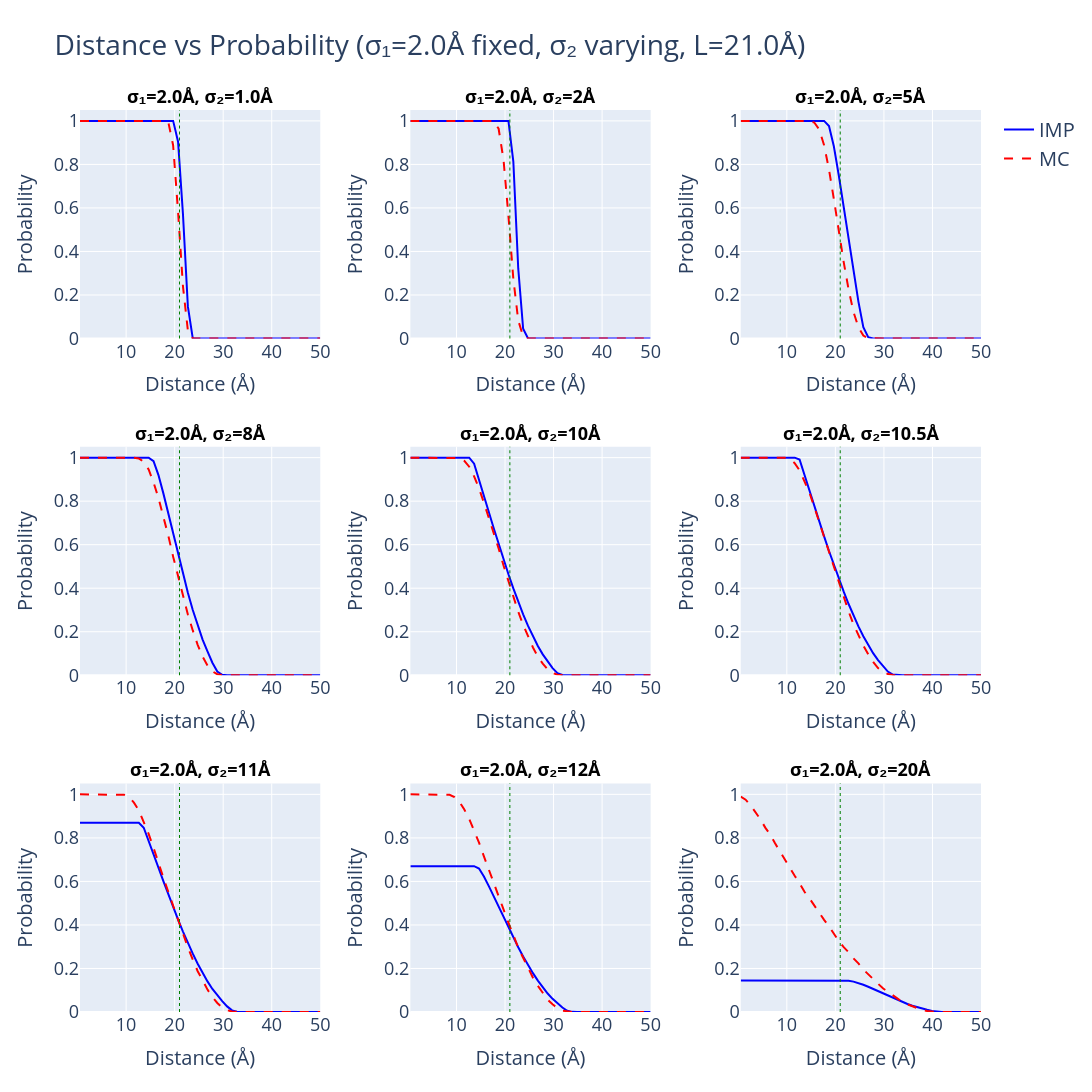

Notebook code for this chart:
### Code cell
# =============================================================================
# CELL 2: Fixed σ₁=2.0, varying σ₂ (coarse-graining), distance sweep
# =============================================================================

np.random.seed(42)

# Control variables
SAVE_PLOTS = False
L = 21.0
N_MC = 50000
SIGMA1 = 2.0

print("\n" + "="*70)
print(f"CELL 2: Distance vs Probability (σ₁={SIGMA1}Å fixed, σ₂ varying)")
print("="*70)

sigma2_values = [1.0, 2, 5, 8, 10, 10.5, 11, 12, 20]
distances = np.linspace(0.5, 50, 50)
p1 = np.array([0.0, 0.0, 0.0])

fig = make_subplots(
    rows=3, cols=3,
    subplot_titles=[f'σ₁={SIGMA1}Å, σ₂={s2}Å' for s2 in sigma2_values],
    vertical_spacing=0.12,  # Increased spacing
    horizontal_spacing=0.10
)

for idx, sigma2 in enumerate(sigma2_values):
    row = idx // 3 + 1
    col = idx % 3 + 1
    
    #print(f"Computing σ₂={sigma2}Å...")
    
    prob_imp = []
    prob_mc = []
    
    for d in distances:
        p2 = np.array([d, 0.0, 0.0])
        prob_imp.append(compute_imp_probability(d, SIGMA1, sigma2, L))
        prob_mc.append(compute_mc_probability(p1, p2, SIGMA1, sigma2, L, N=N_MC))
    
    fig.add_trace(
        go.Scatter(x=distances, y=prob_imp, mode='lines',
                  name='IMP', line=dict(color='blue', width=2),
                  showlegend=(idx==0)),
        row=row, col=col
    )
    
    fig.add_trace(
        go.Scatter(x=distances, y=prob_mc, mode='lines',
                  name='MC', line=dict(color='red', width=2, dash='dash'),
                  showlegend=(idx==0)),
        row=row, col=col
    )
    
    fig.add_vline(x=L, line=dict(color='green', dash='dot', width=1),
                 row=row, col=col)

for i in range(1, 4):
    for j in range(1, 4):
        fig.update_xaxes(
            title_text="Distance (Å)",
            row=i,
            col=j,
            title_font=dict(size=20),
            tickfont=dict(size=18)
        )
        fig.update_yaxes(
            title_text="Probability",
            row=i,
            col=j,
            title_font=dict(size=20),
            tickfont=dict(size=18),
            range=[0, 1.05]
        )

fig.update_layout(
    height=1100,
    width=1500,
    title_text=f"Distance vs Probability (σ₁={SIGMA1}Å fixed, σ₂ varying, L={L}Å)",
    title_font=dict(size=28),
    showlegend=True,
    legend=dict(font=dict(size=20)),
    font=dict(size=18),
    margin=dict(l=80, r=60, t=110, b=80)
)

for ann in fig.layout.annotations:
    ann.font = dict(size=18, color="black")
    ann.text = f"<b>{ann.text}</b>"

fig.show()

if SAVE_PLOTS:
    os.makedirs("output_figures", exist_ok=True)
    fig.write_html("output_figures/cell2_asymmetric_coarsegraining.html")
    print("Saved: output_figures/cell2_asymmetric_coarsegraining.html")

print("="*70)
print("CELL 2 COMPLETE")
print("="*70)

### Figure 1 — Plotly figure (JSON) as saved in the notebook; plotly's stock layout.template omitted (floating-point values rounded to 4 significant figures)
{"data": [{"line": {"color": "blue", "width": 2}, "mode": "lines", "name": "IMP", "showlegend": true, "type": "scatter", "x": [0.5, 1.51, 2.52, 3.531, 4.541, 5.551, 6.561, 7.571, 8.582, 9.592, 10.6, 11.61, 12.62, 13.63, 14.64, 15.65, 16.66, 17.67, 18.68, 19.69, 20.7, 21.71, 22.72, 23.73, 24.74, 25.76, 26.77, 27.78, 28.79, 29.8, 30.81, 31.82, 32.83, 33.84, 34.85, 35.86, 36.87, 37.88, 38.89, 39.9, 40.91, 41.92, 42.93, 43.94, 44.95, 45.96, 46.97, 47.98, 48.99, 50.0], "xaxis": "x", "y": [1, 1, 1, 1, 1, 1, 1, 1, 1, 1, 1, 1, 1, 1, 1, 1, 1, 1, 1, 1, 0.9042, 0.5712, 0.1474, 0.0004786, 0, 0, 0, 0, 0, 0, 0, 0, 0, 0, 0, 0, 0, 0, 0, 0, 0, 0, 0, 0, 0, 0, 0, 0, 0, 0], "yaxis": "y"}, {"line": {"color": "red", "dash": "dash", "width": 2}, "mode": "lines", "name": "MC", "showlegend": true, "type": "scatter", "x": [0.5, 1.51, 2.52, 3.531, 4.541, 5.551, 6.561, 7.571, 8.582, 9.592, 10.6, 11.61, 12.62, 13.63, 14.64, 15.65, 16.66, 17.67, 18.68, 19.69, 20.7, 21.71, 22.72, 23.73, 24.74, 25.76, 26.77, 27.78, 28.79, 29.8, 30.81, 31.82, 32.83, 33.84, 34.85, 35.86, 36.87, 37.88, 38.89, 39.9, 40.91, 41.92, 42.93, 43.94, 44.95, 45.96, 46.97, 47.98, 48.99, 50.0], "xaxis": "x", "y": [1, 1, 1, 1, 1, 1, 1, 1, 1, 1, 1, 1, 1, 1, 1, 1, 1, 1, 0.9953, 0.8871, 0.5827, 0.2396, 0.03682, 8e-05, 0, 0, 0, 0, 0, 0, 0, 0, 0, 0, 0, 0, 0, 0, 0, 0, 0, 0, 0, 0, 0, 0, 0, 0, 0, 0], "yaxis": "y"}, {"line": {"color": "blue", "width": 2}, "mode": "lines", "name": "IMP", "showlegend": false, "type": "scatter", "x": [0.5, 1.51, 2.52, 3.531, 4.541, 5.551, 6.561, 7.571, 8.582, 9.592, 10.6, 11.61, 12.62, 13.63, 14.64, 15.65, 16.66, 17.67, 18.68, 19.69, 20.7, 21.71, 22.72, 23.73, 24.74, 25.76, 26.77, 27.78, 28.79, 29.8, 30.81, 31.82, 32.83, 33.84, 34.85, 35.86, 36.87, 37.88, 38.89, 39.9, 40.91, 41.92, 42.93, 43.94, 44.95, 45.96, 46.97, 47.98, 48.99, 50.0], "xaxis": "x2", "y": [1, 1, 1, 1, 1, 1, 1, 1, 1, 1, 1, 1, 1, 1, 1, 1, 1, 1, 1, 1, 1, 0.8131, 0.3219, 0.0449, 9.873e-05, 0, 0, 0, 0, 0, 0, 0, 0, 0, 0, 0, 0, 0, 0, 0, 0, 0, 0, 0, 0, 0, 0, 0, 0, 0], "yaxis": "y2"}, {"line": {"color": "red", "dash": "dash", "width": 2}, "mode": "lines", "name": "MC", "showlegend": false, "type": "scatter", "x": [0.5, 1.51, 2.52, 3.531, 4.541, 5.551, 6.561, 7.571, 8.582, 9.592, 10.6, 11.61, 12.62, 13.63, 14.64, 15.65, 16.66, 17.67, 18.68, 19.69, 20.7, 21.71, 22.72, 23.73, 24.74, 25.76, 26.77, 27.78, 28.79, 29.8, 30.81, 31.82, 32.83, 33.84, 34.85, 35.86, 36.87, 37.88, 38.89, 39.9, 40.91, 41.92, 42.93, 43.94, 44.95, 45.96, 46.97, 47.98, 48.99, 50.0], "xaxis": "x2", "y": [1, 1, 1, 1, 1, 1, 1, 1, 1, 1, 1, 1, 1, 1, 1, 1, 1, 0.9988, 0.964, 0.8211, 0.5636, 0.2738, 0.08332, 0.00974, 0, 0, 0, 0, 0, 0, 0, 0, 0, 0, 0, 0, 0, 0, 0, 0, 0, 0, 0, 0, 0, 0, 0, 0, 0, 0], "yaxis": "y2"}, {"line": {"color": "blue", "width": 2}, "mode": "lines", "name": "IMP", "showlegend": false, "type": "scatter", "x": [0.5, 1.51, 2.52, 3.531, 4.541, 5.551, 6.561, 7.571, 8.582, 9.592, 10.6, 11.61, 12.62, 13.63, 14.64, 15.65, 16.66, 17.67, 18.68, 19.69, 20.7, 21.71, 22.72, 23.73, 24.74, 25.76, 26.77, 27.78, 28.79, 29.8, 30.81, 31.82, 32.83, 33.84, 34.85, 35.86, 36.87, 37.88, 38.89, 39.9, 40.91, 41.92, 42.93, 43.94, 44.95, 45.96, 46.97, 47.98, 48.99, 50.0], "xaxis": "x3", "y": [1, 1, 1, 1, 1, 1, 1, 1, 1, 1, 1, 1, 1, 1, 1, 1, 1, 1, 0.9768, 0.8824, 0.749, 0.5999, 0.4501, 0.3107, 0.1697, 0.0524, 0.006013, 7.85e-06, 0, 0, 0, 0, 0, 0, 0, 0, 0, 0, 0, 0, 0, 0, 0, 0, 0, 0, 0, 0, 0, 0], "yaxis": "y3"}, {"line": {"color": "red", "dash": "dash", "width": 2}, "mode": "lines", "name": "MC", "showlegend": false, "type": "scatter", "x": [0.5, 1.51, 2.52, 3.531, 4.541, 5.551, 6.561, 7.571, 8.582, 9.592, 10.6, 11.61, 12.62, 13.63, 14.64, 15.65, 16.66, 17.67, 18.68, 19.69, 20.7, 21.71, 22.72, 23.73, 24.74, 25.76, 26.77, 27.78, 28.79, 29.8, 30.81, 31.82, 32.83, 33.84, 34.85, 35.86, 36.87, 37.88, 38.89, 39.9, 40.91, 41.92, 42.93, 43.94, 44.95, 45.96, 46.97, 47.98, 48.99, 50.0], "xaxis": "x3", "y": [1, 1, 1, 1, 1, 1, 1, 1, 1, 1, 1, 1, 1, 1, 0.9998, 0.9924, 0.9606, 0.8883, 0.7763, 0.6396, 0.4935, 0.351, 0.2251, 0.1218, 0.05154, 0.01332, 0.0013, 0, 0, 0, 0, 0, 0, 0, 0, 0, 0, 0, 0, 0, 0, 0, 0, 0, 0, 0, 0, 0, 0, 0], "yaxis": "y3"}, {"line": {"color": "blue", "width": 2}, "mode": "lines", "name": "IMP", "showlegend": false, "type": "scatter", "x": [0.5, 1.51, 2.52, 3.531, 4.541, 5.551, 6.561, 7.571, 8.582, 9.592, 10.6, 11.61, 12.62, 13.63, 14.64, 15.65, 16.66, 17.67, 18.68, 19.69, 20.7, 21.71, 22.72, 23.73, 24.74, 25.76, 26.77, 27.78, 28.79, 29.8, 30.81, 31.82, 32.83, 33.84, 34.85, 35.86, 36.87, 37.88, 38.89, 39.9, 40.91, 41.92, 42.93, 43.94, 44.95, 45.96, 46.97, 47.98, 48.99, 50.0], "xaxis": "x4", "y": [1, 1, 1, 1, 1, 1, 1, 1, 1, 1, 1, 1, 1, 1, 1, 0.9835, 0.9198, 0.8357, 0.7435, 0.6489, 0.5554, 0.465, 0.3795, 0.3, 0.2279, 0.164, 0.1093, 0.0574, 0.01699, 0.001825, 1.44e-06, 0, 0, 0, 0, 0, 0, 0, 0, 0, 0, 0, 0, 0, 0, 0, 0, 0, 0, 0], "yaxis": "y4"}, {"line": {"color": "red", "dash": "dash", "width": 2}, "mode": "lines", "name": "MC", "showlegend": false, "type": "scatter", "x": [0.5, 1.51, 2.52, 3.531, 4.541, 5.551, 6.561, 7.571, 8.582, 9.592, 10.6, 11.61, 12.62, 13.63, 14.64, 15.65, 16.66, 17.67, 18.68, 19.69, 20.7, 21.71, 22.72, 23.73, 24.74, 25.76, 26.77, 27.78, 28.79, 29.8, 30.81, 31.82, 32.83, 33.84, 34.85, 35.86, 36.87, 37.88, 38.89, 39.9, 40.91, 41.92, 42.93, 43.94, 44.95, 45.96, 46.97, 47.98, 48.99, 50.0], "xaxis": "x4", "y": [1, 1, 1, 1, 1, 1, 1, 1, 1, 1, 1, 0.9999, 0.9965, 0.9804, 0.9455, 0.8856, 0.815, 0.7318, 0.6418, 0.5447, 0.4545, 0.3652, 0.279, 0.2059, 0.1399, 0.0856, 0.04504, 0.01794, 0.00474, 0.0005, 0, 0, 0, 0, 0, 0, 0, 0, 0, 0, 0, 0, 0, 0, 0, 0, 0, 0, 0, 0], "yaxis": "y4"}, {"line": {"color": "blue", "width": 2}, "mode": "lines", "name": "IMP", "showlegend": false, "type": "scatter", "x": [0.5, 1.51, 2.52, 3.531, 4.541, 5.551, 6.561, 7.571, 8.582, 9.592, 10.6, 11.61, 12.62, 13.63, 14.64, 15.65, 16.66, 17.67, 18.68, 19.69, 20.7, 21.71, 22.72, 23.73, 24.74, 25.76, 26.77, 27.78, 28.79, 29.8, 30.81, 31.82, 32.83, 33.84, 34.85, 35.86, 36.87, 37.88, 38.89, 39.9, 40.91, 41.92, 42.93, 43.94, 44.95, 45.96, 46.97, 47.98, 48.99, 50.0], "xaxis": "x5", "y": [1, 1, 1, 1, 1, 1, 1, 1, 1, 1, 1, 1, 1, 0.9722, 0.9013, 0.8259, 0.7503, 0.6758, 0.6029, 0.5322, 0.4641, 0.3991, 0.3376, 0.2799, 0.2265, 0.1778, 0.1341, 0.09592, 0.06354, 0.03291, 0.00957, 0.0009916, 5.35e-07, 0, 0, 0, 0, 0, 0, 0, 0, 0, 0, 0, 0, 0, 0, 0, 0, 0], "yaxis": "y5"}, {"line": {"color": "red", "dash": "dash", "width": 2}, "mode": "lines", "name": "MC", "showlegend": false, "type": "scatter", "x": [0.5, 1.51, 2.52, 3.531, 4.541, 5.551, 6.561, 7.571, 8.582, 9.592, 10.6, 11.61, 12.62, 13.63, 14.64, 15.65, 16.66, 17.67, 18.68, 19.69, 20.7, 21.71, 22.72, 23.73, 24.74, 25.76, 26.77, 27.78, 28.79, 29.8, 30.81, 31.82, 32.83, 33.84, 34.85, 35.86, 36.87, 37.88, 38.89, 39.9, 40.91, 41.92, 42.93, 43.94, 44.95, 45.96, 46.97, 47.98, 48.99, 50.0], "xaxis": "x5", "y": [1, 1, 1, 1, 1, 1, 1, 1, 1, 0.9999, 0.9975, 0.9852, 0.9583, 0.9137, 0.8586, 0.7928, 0.726, 0.6544, 0.5825, 0.5042, 0.431, 0.36, 0.2917, 0.2314, 0.1793, 0.1275, 0.08542, 0.05334, 0.02758, 0.01054, 0.00238, 0.00012, 0, 0, 0, 0, 0, 0, 0, 0, 0, 0, 0, 0, 0, 0, 0, 0, 0, 0], "yaxis": "y5"}, {"line": {"color": "blue", "width": 2}, "mode": "lines", "name": "IMP", "showlegend": false, "type": "scatter", "x": [0.5, 1.51, 2.52, 3.531, 4.541, 5.551, 6.561, 7.571, 8.582, 9.592, 10.6, 11.61, 12.62, 13.63, 14.64, 15.65, 16.66, 17.67, 18.68, 19.69, 20.7, 21.71, 22.72, 23.73, 24.74, 25.76, 26.77, 27.78, 28.79, 29.8, 30.81, 31.82, 32.83, 33.84, 34.85, 35.86, 36.87, 37.88, 38.89, 39.9, 40.91, 41.92, 42.93, 43.94, 44.95, 45.96, 46.97, 47.98, 48.99, 50.0], "xaxis": "x6", "y": [1, 1, 1, 1, 1, 1, 1, 1, 1, 1, 1, 1, 0.9913, 0.9192, 0.8475, 0.7765, 0.7065, 0.6379, 0.5711, 0.5063, 0.4438, 0.3841, 0.3274, 0.2741, 0.2245, 0.1789, 0.1378, 0.1013, 0.06994, 0.0431, 0.01702, 0.003279, 0.0001, 0, 0, 0, 0, 0, 0, 0, 0, 0, 0, 0, 0, 0, 0, 0, 0, 0], "yaxis": "y6"}, {"line": {"color": "red", "dash": "dash", "width": 2}, "mode": "lines", "name": "MC", "showlegend": false, "type": "scatter", "x": [0.5, 1.51, 2.52, 3.531, 4.541, 5.551, 6.561, 7.571, 8.582, 9.592, 10.6, 11.61, 12.62, 13.63, 14.64, 15.65, 16.66, 17.67, 18.68, 19.69, 20.7, 21.71, 22.72, 23.73, 24.74, 25.76, 26.77, 27.78, 28.79, 29.8, 30.81, 31.82, 32.83, 33.84, 34.85, 35.86, 36.87, 37.88, 38.89, 39.9, 40.91, 41.92, 42.93, 43.94, 44.95, 45.96, 46.97, 47.98, 48.99, 50.0], "xaxis": "x6", "y": [1, 1, 1, 1, 1, 1, 1, 1, 1, 0.9995, 0.9938, 0.9747, 0.9416, 0.8944, 0.8401, 0.7736, 0.7043, 0.635, 0.563, 0.4953, 0.4271, 0.3626, 0.2932, 0.2333, 0.1838, 0.1369, 0.09624, 0.06138, 0.03308, 0.01638, 0.00536, 0.00088, 2e-05, 0, 0, 0, 0, 0, 0, 0, 0, 0, 0, 0, 0, 0, 0, 0, 0, 0], "yaxis": "y6"}, {"line": {"color": "blue", "width": 2}, "mode": "lines", "name": "IMP", "showlegend": false, "type": "scatter", "x": [0.5, 1.51, 2.52, 3.531, 4.541, 5.551, 6.561, 7.571, 8.582, 9.592, 10.6, 11.61, 12.62, 13.63, 14.64, 15.65, 16.66, 17.67, 18.68, 19.69, 20.7, 21.71, 22.72, 23.73, 24.74, 25.76, 26.77, 27.78, 28.79, 29.8, 30.81, 31.82, 32.83, 33.84, 34.85, 35.86, 36.87, 37.88, 38.89, 39.9, 40.91, 41.92, 42.93, 43.94, 44.95, 45.96, 46.97, 47.98, 48.99, 50.0], "xaxis": "x7", "y": [0.8697, 0.8697, 0.8697, 0.8697, 0.8697, 0.8697, 0.8697, 0.8697, 0.8697, 0.8697, 0.8697, 0.8697, 0.8697, 0.8468, 0.7881, 0.7257, 0.6631, 0.6012, 0.5405, 0.4814, 0.4243, 0.3695, 0.3173, 0.268, 0.222, 0.1794, 0.1406, 0.1059, 0.07563, 0.05001, 0.02576, 0.007432, 0.0007568, 3.313e-07, 0, 0, 0, 0, 0, 0, 0, 0, 0, 0, 0, 0, 0, 0, 0, 0], "yaxis": "y7"}, {"line": {"color": "red", "dash": "dash", "width": 2}, "mode": "lines", "name": "MC", "showlegend": false, "type": "scatter", "x": [0.5, 1.51, 2.52, 3.531, 4.541, 5.551, 6.561, 7.571, 8.582, 9.592, 10.6, 11.61, 12.62, 13.63, 14.64, 15.65, 16.66, 17.67, 18.68, 19.69, 20.7, 21.71, 22.72, 23.73, 24.74, 25.76, 26.77, 27.78, 28.79, 29.8, 30.81, 31.82, 32.83, 33.84, 34.85, 35.86, 36.87, 37.88, 38.89, 39.9, 40.91, 41.92, 42.93, 43.94, 44.95, 45.96, 46.97, 47.98, 48.99, 50.0], "xaxis": "x7", "y": [1, 1, 1, 1, 1, 1, 1, 1, 1.0, 0.9978, 0.9882, 0.9619, 0.9268, 0.8741, 0.8183, 0.7541, 0.6912, 0.6181, 0.5526, 0.4877, 0.4229, 0.3563, 0.297, 0.241, 0.1873, 0.1462, 0.1029, 0.06824, 0.04128, 0.02068, 0.0087, 0.00198, 0.00012, 0, 0, 0, 0, 0, 0, 0, 0, 0, 0, 0, 0, 0, 0, 0, 0, 0], "yaxis": "y7"}, {"line": {"color": "blue", "width": 2}, "mode": "lines", "name": "IMP", "showlegend": false, "type": "scatter", "x": [0.5, 1.51, 2.52, 3.531, 4.541, 5.551, 6.561, 7.571, 8.582, 9.592, 10.6, 11.61, 12.62, 13.63, 14.64, 15.65, 16.66, 17.67, 18.68, 19.69, 20.7, 21.71, 22.72, 23.73, 24.74, 25.76, 26.77, 27.78, 28.79, 29.8, 30.81, 31.82, 32.83, 33.84, 34.85, 35.86, 36.87, 37.88, 38.89, 39.9, 40.91, 41.92, 42.93, 43.94, 44.95, 45.96, 46.97, 47.98, 48.99, 50.0], "xaxis": "x8", "y": [0.6699, 0.6699, 0.6699, 0.6699, 0.6699, 0.6699, 0.6699, 0.6699, 0.6699, 0.6699, 0.6699, 0.6699, 0.6699, 0.6699, 0.6594, 0.6229, 0.5782, 0.5306, 0.4823, 0.4343, 0.3872, 0.3414, 0.2974, 0.2554, 0.2157, 0.1785, 0.1442, 0.113, 0.08502, 0.06064, 0.04004, 0.02052, 0.005876, 0.0005882, 2.058e-07, 0, 0, 0, 0, 0, 0, 0, 0, 0, 0, 0, 0, 0, 0, 0], "yaxis": "y8"}, {"line": {"color": "red", "dash": "dash", "width": 2}, "mode": "lines", "name": "MC", "showlegend": false, "type": "scatter", "x": [0.5, 1.51, 2.52, 3.531, 4.541, 5.551, 6.561, 7.571, 8.582, 9.592, 10.6, 11.61, 12.62, 13.63, 14.64, 15.65, 16.66, 17.67, 18.68, 19.69, 20.7, 21.71, 22.72, 23.73, 24.74, 25.76, 26.77, 27.78, 28.79, 29.8, 30.81, 31.82, 32.83, 33.84, 34.85, 35.86, 36.87, 37.88, 38.89, 39.9, 40.91, 41.92, 42.93, 43.94, 44.95, 45.96, 46.97, 47.98, 48.99, 50.0], "xaxis": "x8", "y": [1, 1, 1, 1, 1, 1, 1, 1.0, 0.9981, 0.9874, 0.9666, 0.9304, 0.8871, 0.8326, 0.7786, 0.7153, 0.6529, 0.5912, 0.5284, 0.4697, 0.4102, 0.3536, 0.2956, 0.2492, 0.1999, 0.1577, 0.1201, 0.0861, 0.05676, 0.03522, 0.01822, 0.00634, 0.0017, 0.00012, 0, 0, 0, 0, 0, 0, 0, 0, 0, 0, 0, 0, 0, 0, 0, 0], "yaxis": "y8"}, {"line": {"color": "blue", "width": 2}, "mode": "lines", "name": "IMP", "showlegend": false, "type": "scatter", "x": [0.5, 1.51, 2.52, 3.531, 4.541, 5.551, 6.561, 7.571, 8.582, 9.592, 10.6, 11.61, 12.62, 13.63, 14.64, 15.65, 16.66, 17.67, 18.68, 19.69, 20.7, 21.71, 22.72, 23.73, 24.74, 25.76, 26.77, 27.78, 28.79, 29.8, 30.81, 31.82, 32.83, 33.84, 34.85, 35.86, 36.87, 37.88, 38.89, 39.9, 40.91, 41.92, 42.93, 43.94, 44.95, 45.96, 46.97, 47.98, 48.99, 50.0], "xaxis": "x9", "y": [0.1447, 0.1447, 0.1447, 0.1447, 0.1447, 0.1447, 0.1447, 0.1447, 0.1447, 0.1447, 0.1447, 0.1447, 0.1447, 0.1447, 0.1447, 0.1447, 0.1447, 0.1447, 0.1447, 0.1447, 0.1447, 0.1447, 0.1437, 0.1396, 0.1331, 0.1251, 0.1159, 0.106, 0.09575, 0.08532, 0.07494, 0.06478, 0.05499, 0.04569, 0.03699, 0.029, 0.02182, 0.01552, 0.01019, 0.00503, 0.001361, 0.0001183, 2.621e-09, 0, 0, 0, 0, 0, 0, 0], "yaxis": "y9"}, {"line": {"color": "red", "dash": "dash", "width": 2}, "mode": "lines", "name": "MC", "showlegend": false, "type": "scatter", "x": [0.5, 1.51, 2.52, 3.531, 4.541, 5.551, 6.561, 7.571, 8.582, 9.592, 10.6, 11.61, 12.62, 13.63, 14.64, 15.65, 16.66, 17.67, 18.68, 19.69, 20.7, 21.71, 22.72, 23.73, 24.74, 25.76, 26.77, 27.78, 28.79, 29.8, 30.81, 31.82, 32.83, 33.84, 34.85, 35.86, 36.87, 37.88, 38.89, 39.9, 40.91, 41.92, 42.93, 43.94, 44.95, 45.96, 46.97, 47.98, 48.99, 50.0], "xaxis": "x9", "y": [0.99, 0.9757, 0.9499, 0.9199, 0.8861, 0.8474, 0.8153, 0.7749, 0.7361, 0.7037, 0.6621, 0.6261, 0.5916, 0.5524, 0.5227, 0.4893, 0.454, 0.4232, 0.394, 0.3578, 0.326, 0.2978, 0.2748, 0.2465, 0.2235, 0.1951, 0.1722, 0.1489, 0.1299, 0.1087, 0.09254, 0.07672, 0.05864, 0.04556, 0.03504, 0.02542, 0.01696, 0.0095, 0.00464, 0.00188, 0.00038, 8e-05, 0, 0, 0, 0, 0, 0, 0, 0], "yaxis": "y9"}], "layout": {"annotations": [{"font": {"color": "black", "size": 18}, "showarrow": false, "text": "<b>σ₁=2.0Å, σ₂=1.0Å</b>", "x": 0.1333, "xanchor": "center", "xref": "paper", "y": 1, "yanchor": "bottom", "yref": "paper"}, {"font": {"color": "black", "size": 18}, "showarrow": false, "text": "<b>σ₁=2.0Å, σ₂=2Å</b>", "x": 0.5, "xanchor": "center", "xref": "paper", "y": 1, "yanchor": "bottom", "yref": "paper"}, {"font": {"color": "black", "size": 18}, "showarrow": false, "text": "<b>σ₁=2.0Å, σ₂=5Å</b>", "x": 0.8667, "xanchor": "center", "xref": "paper", "y": 1, "yanchor": "bottom", "yref": "paper"}, {"font": {"color": "black", "size": 18}, "showarrow": false, "text": "<b>σ₁=2.0Å, σ₂=8Å</b>", "x": 0.1333, "xanchor": "center", "xref": "paper", "y": 0.6267, "yanchor": "bottom", "yref": "paper"}, {"font": {"color": "black", "size": 18}, "showarrow": false, "text": "<b>σ₁=2.0Å, σ₂=10Å</b>", "x": 0.5, "xanchor": "center", "xref": "paper", "y": 0.6267, "yanchor": "bottom", "yref": "paper"}, {"font": {"color": "black", "size": 18}, "showarrow": false, "text": "<b>σ₁=2.0Å, σ₂=10.5Å</b>", "x": 0.8667, "xanchor": "center", "xref": "paper", "y": 0.6267, "yanchor": "bottom", "yref": "paper"}, {"font": {"color": "black", "size": 18}, "showarrow": false, "text": "<b>σ₁=2.0Å, σ₂=11Å</b>", "x": 0.1333, "xanchor": "center", "xref": "paper", "y": 0.2533, "yanchor": "bottom", "yref": "paper"}, {"font": {"color": "black", "size": 18}, "showarrow": false, "text": "<b>σ₁=2.0Å, σ₂=12Å</b>", "x": 0.5, "xanchor": "center", "xref": "paper", "y": 0.2533, "yanchor": "bottom", "yref": "paper"}, {"font": {"color": "black", "size": 18}, "showarrow": false, "text": "<b>σ₁=2.0Å, σ₂=20Å</b>", "x": 0.8667, "xanchor": "center", "xref": "paper", "y": 0.2533, "yanchor": "bottom", "yref": "paper"}], "font": {"size": 18}, "height": 1100, "legend": {"font": {"size": 20}}, "margin": {"b": 80, "l": 80, "r": 60, "t": 110}, "shapes": [{"line": {"color": "green", "dash": "dot", "width": 1}, "type": "line", "x0": 21, "x1": 21, "xref": "x", "y0": 0, "y1": 1, "yref": "y domain"}, {"line": {"color": "green", "dash": "dot", "width": 1}, "type": "line", "x0": 21, "x1": 21, "xref": "x2", "y0": 0, "y1": 1, "yref": "y2 domain"}, {"line": {"color": "green", "dash": "dot", "width": 1}, "type": "line", "x0": 21, "x1": 21, "xref": "x3", "y0": 0, "y1": 1, "yref": "y3 domain"}, {"line": {"color": "green", "dash": "dot", "width": 1}, "type": "line", "x0": 21, "x1": 21, "xref": "x4", "y0": 0, "y1": 1, "yref": "y4 domain"}, {"line": {"color": "green", "dash": "dot", "width": 1}, "type": "line", "x0": 21, "x1": 21, "xref": "x5", "y0": 0, "y1": 1, "yref": "y5 domain"}, {"line": {"color": "green", "dash": "dot", "width": 1}, "type": "line", "x0": 21, "x1": 21, "xref": "x6", "y0": 0, "y1": 1, "yref": "y6 domain"}, {"line": {"color": "green", "dash": "dot", "width": 1}, "type": "line", "x0": 21, "x1": 21, "xref": "x7", "y0": 0, "y1": 1, "yref": "y7 domain"}, {"line": {"color": "green", "dash": "dot", "width": 1}, "type": "line", "x0": 21, "x1": 21, "xref": "x8", "y0": 0, "y1": 1, "yref": "y8 domain"}, {"line": {"color": "green", "dash": "dot", "width": 1}, "type": "line", "x0": 21, "x1": 21, "xref": "x9", "y0": 0, "y1": 1, "yref": "y9 domain"}], "showlegend": true, "title": {"font": {"size": 28}, "text": "Distance vs Probability (σ₁=2.0Å fixed, σ₂ varying, L=21.0Å)"}, "width": 1500, "xaxis": {"anchor": "y", "domain": [0, 0.2667], "tickfont": {"size": 18}, "title": {"font": {"size": 20}, "text": "Distance (Å)"}}, "xaxis2": {"anchor": "y2", "domain": [0.3667, 0.6333], "tickfont": {"size": 18}, "title": {"font": {"size": 20}, "text": "Distance (Å)"}}, "xaxis3": {"anchor": "y3", "domain": [0.7333, 1], "tickfont": {"size": 18}, "title": {"font": {"size": 20}, "text": "Distance (Å)"}}, "xaxis4": {"anchor": "y4", "domain": [0, 0.2667], "tickfont": {"size": 18}, "title": {"font": {"size": 20}, "text": "Distance (Å)"}}, "xaxis5": {"anchor": "y5", "domain": [0.3667, 0.6333], "tickfont": {"size": 18}, "title": {"font": {"size": 20}, "text": "Distance (Å)"}}, "xaxis6": {"anchor": "y6", "domain": [0.7333, 1], "tickfont": {"size": 18}, "title": {"font": {"size": 20}, "text": "Distance (Å)"}}, "xaxis7": {"anchor": "y7", "domain": [0, 0.2667], "tickfont": {"size": 18}, "title": {"font": {"size": 20}, "text": "Distance (Å)"}}, "xaxis8": {"anchor": "y8", "domain": [0.3667, 0.6333], "tickfont": {"size": 18}, "title": {"font": {"size": 20}, "text": "Distance (Å)"}}, "xaxis9": {"anchor": "y9", "domain": [0.7333, 1], "tickfont": {"size": 18}, "title": {"font": {"size": 20}, "text": "Distance (Å)"}}, "yaxis": {"anchor": "x", "domain": [0.7467, 1], "range": [0, 1.05], "tickfont": {"size": 18}, "title": {"font": {"size": 20}, "text": "Probability"}}, "yaxis2": {"anchor": "x2", "domain": [0.7467, 1], "range": [0, 1.05], "tickfont": {"size": 18}, "title": {"font": {"size": 20}, "text": "Probability"}}, "yaxis3": {"anchor": "x3", "domain": [0.7467, 1], "range": [0, 1.05], "tickfont": {"size": 18}, "title": {"font": {"size": 20}, "text": "Probability"}}, "yaxis4": {"anchor": "x4", "domain": [0.3733, 0.6267], "range": [0, 1.05], "tickfont": {"size": 18}, "title": {"font": {"size": 20}, "text": "Probability"}}, "yaxis5": {"anchor": "x5", "domain": [0.3733, 0.6267], "range": [0, 1.05], "tickfont": {"size": 18}, "title": {"font": {"size": 20}, "text": "Probability"}}, "yaxis6": {"anchor": "x6", "domain": [0.3733, 0.6267], "range": [0, 1.05], "tickfont": {"size": 18}, "title": {"font": {"size": 20}, "text": "Probability"}}, "yaxis7": {"anchor": "x7", "domain": [0, 0.2533], "range": [0, 1.05], "tickfont": {"size": 18}, "title": {"font": {"size": 20}, "text": "Probability"}}, "yaxis8": {"anchor": "x8", "domain": [0, 0.2533], "range": [0, 1.05], "tickfont": {"size": 18}, "title": {"font": {"size": 20}, "text": "Probability"}}, "yaxis9": {"anchor": "x9", "domain": [0, 0.2533], "range": [0, 1.05], "tickfont": {"size": 18}, "title": {"font": {"size": 20}, "text": "Probability"}}}}
